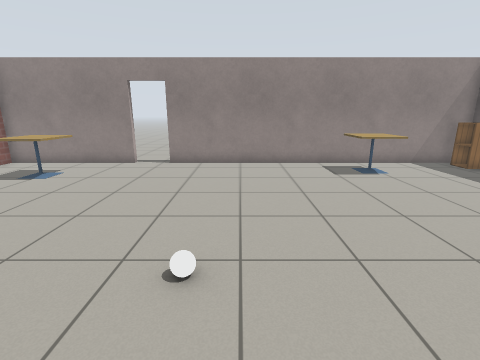
[1] (above)

17 first-person views from a walk through a world built for the Gazebo simulator. The camera is 1.2 m above the floor, tilts 14° down and sees 85° across. The floor is counted in squares, 0.5 m on a side. Each view is taken from the middle of a square. On the plan, view 1 faces up. The plan holds only what a view shows up to about 17 squares ahead; the rest is blank. Robots are left out. Simple patterns stand in for the simulator's built-in surfaces.

[2]
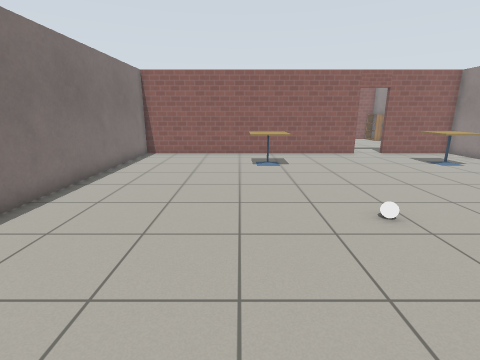

[3]
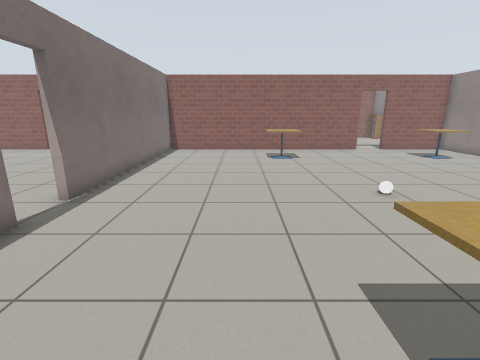

[4]
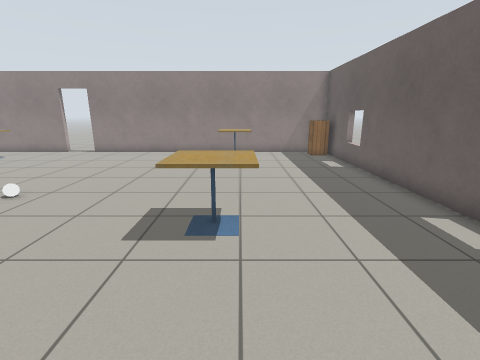

[5]
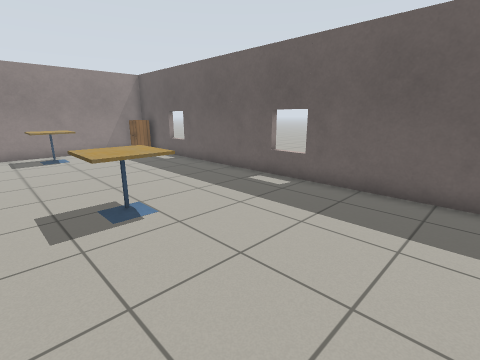

[6]
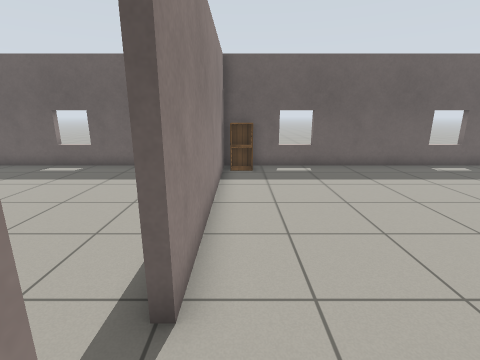

[7]
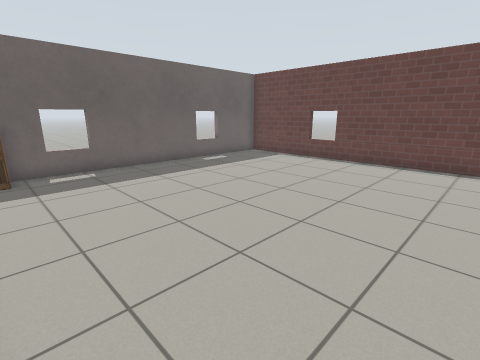

[8]
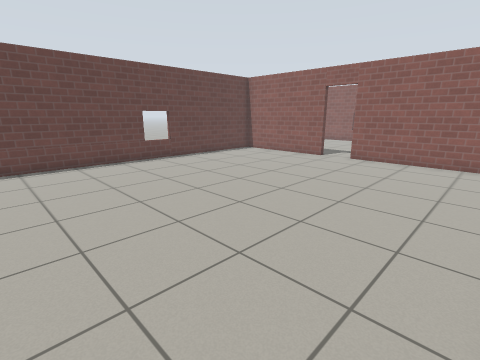

[9]
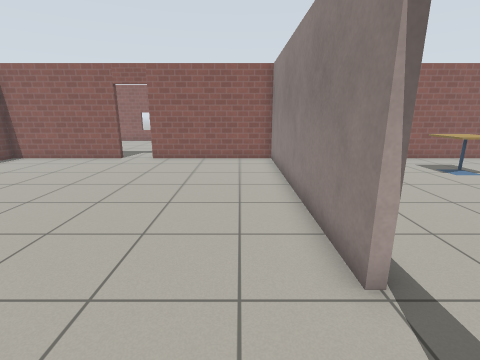

[10]
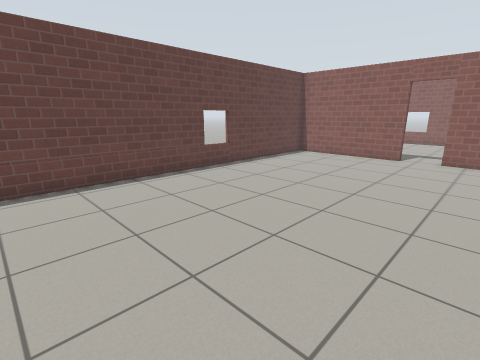

[11]
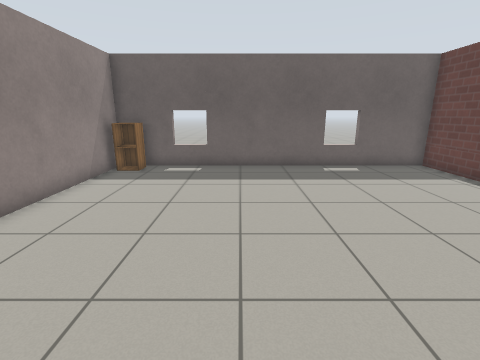

[12]
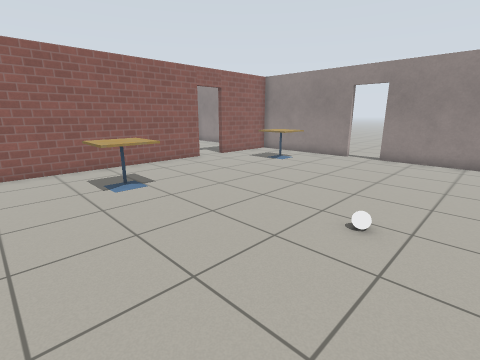

[13]
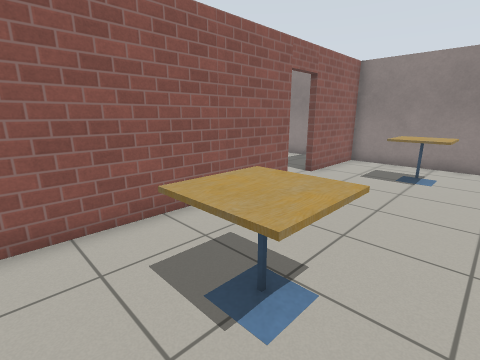

[14]
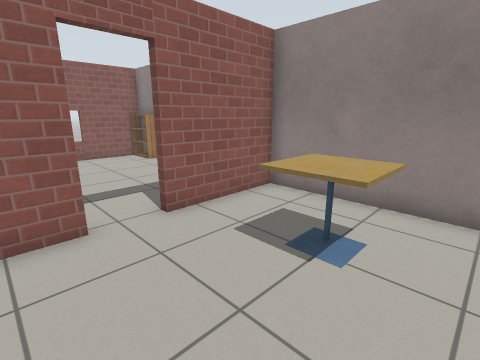

[15]
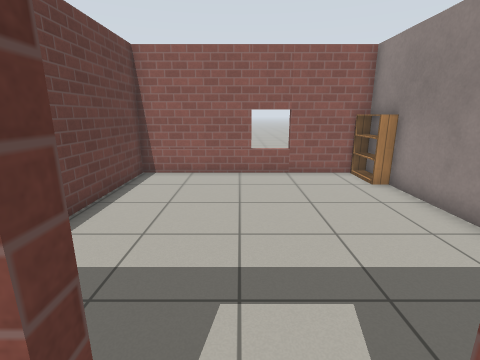

[16]
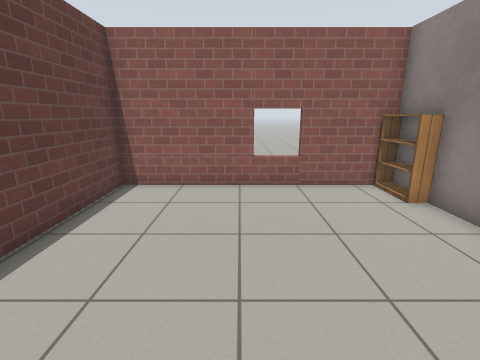

[17]
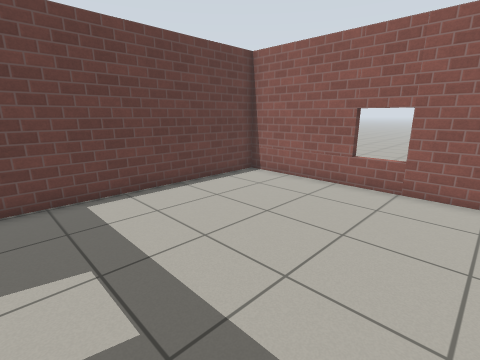

### Floor plan
Points are (right, up) in squares from view 1. A wall is a line through its corners. A room is listed if a view was taken in it or the views show most of it. See-through windows are left out.
Room 1 (views 1, 2, 3, 4, 5, 12, 13, 14, 15)
walls: (-5.3, 13.3) (-11.7, 13.3) (-11.7, 9.1); (-11.7, 7.3) (-11.7, -5.9) (-0.1, -5.9); (11.5, -4.9) (11.5, 13.3) (-3.6, 13.3)
low walls: (1.5, -5.9) (2, -5.9)
ways out: open door at (0.5, -6) to room 2; open door at (-12, 8.5) to room 3; open door at (-4.5, 13.5)
objects: cafe table (-9, 0) to (-7, 2); cafe table (-9, 9) to (-7, 11); white ball (-1, 4); cafe table (5, 1) to (6, 2); cafe table (5, 10) to (7, 12); cabinet (10, 12) to (11, 12)
Room 2 (views 6, 7, 8, 9, 10, 11)
walls: (-0.1, -6.2) (-11.7, -6.2) (-11.7, -13); (-11.7, -14.7) (-11.7, -20.8) (11.5, -20.8) (11.5, -6.2) (1.5, -6.2)
ways out: open door at (0.5, -6) to room 1; open door at (-12, -13.5)
objects: cabinet (10, -8) to (11, -7)
Room 3 (views 16, 17)
walls: (-14.4, 13.3) (-19.5, 13.3); (-21.9, 13.3) (-21.9, 3.9) (-13, 3.9)
ways out: open door at (-12, 8.5) to room 1
objects: bookshelf (-21, 13) to (-20, 13)

Positions as (right, up) in squares from view 1, and headings:
1: (0, 0), facing up
2: (5, 0), facing left
3: (7, -1), facing left
4: (6, -4), facing up
5: (3, -5), facing up-right
6: (-1, -7), facing right
7: (-1, -7), facing down-right
8: (3, -7), facing down-left
9: (3, -8), facing left
10: (4, -11), facing down-left
11: (-1, -12), facing right
12: (1, -2), facing up-left
13: (-6, -1), facing up-left
14: (-6, 6), facing up-left
15: (-11, 8), facing left
16: (-13, 8), facing left
17: (-13, 12), facing down-left
